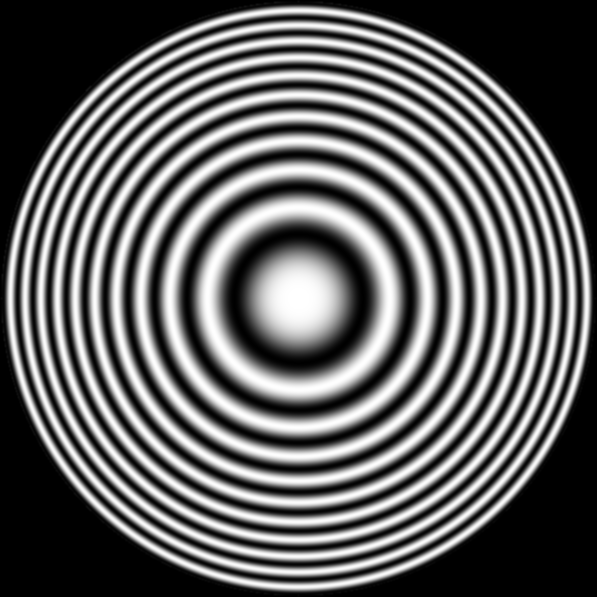
%> input picture zoneplate.tif, 597 x 597 px
$ octave Untitsddsled.m   (GNU Octave 9; MATLAB toolbox functions it lacks are replaced by stand-ins)
%> lines starting %> are read from the running program, lines starting %| are printed output that depends on the picture
%% 1
zplate=imread('zoneplate.tif');
%> zplate is the input picture: size 597x597 uint8; min 0, max 255, mean 98.1
figure(1)
imshow(zplate)
figure(2)
imhist(zplate)
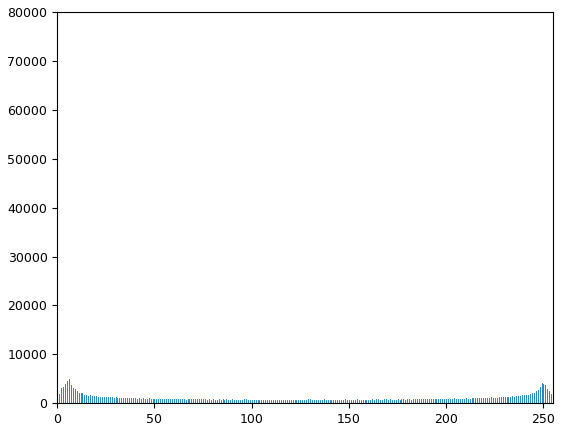
%> figure redrawn from the program's plot data; highest point at x = 0, y = 77410
%% 2
Max_zplate=max(max(zplate)) % maxmium of the rows and columns of the image.
%> Max_zplate = 255
Min_zplate=min(min(zplate)) % minium of the rows and columns of the image
%> Min_zplate = 0
range_zplate=Max_zplate - Min_zplate % range of value present in the image
%> range_zplate = 255
%% 3 Image invert
% method 1
zplate_inv=(Max_zplate-zplate);
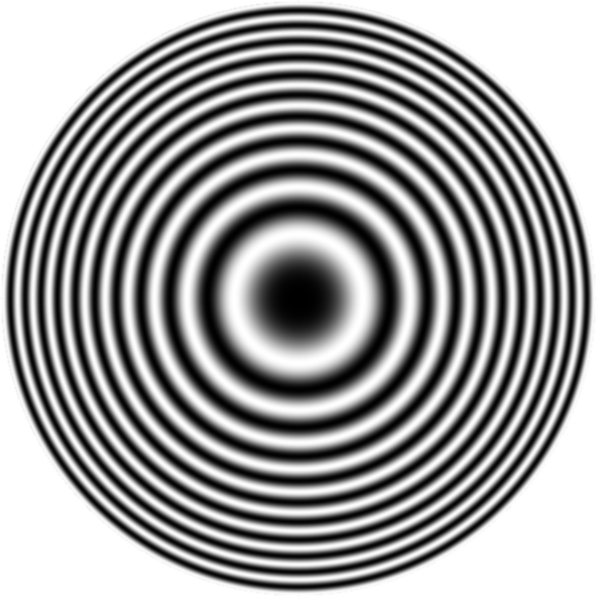
%> zplate_inv: size 597x597 uint8; min 0, max 255, mean 156.9
figure(3)
subplot(2,1,1)
imshow(zplate_inv)
subplot(2,1,2)
imhist(zplate_inv)
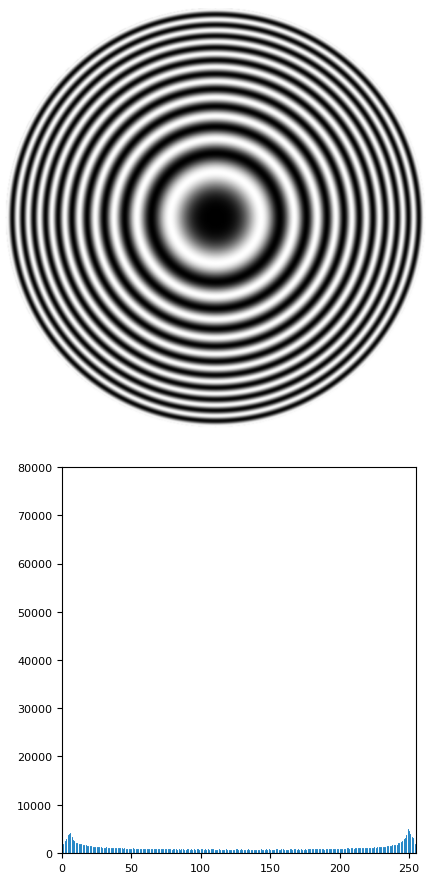
%> figure redrawn from the program's plot data, 2 panels
% method 2
X2 = imcomplement(zplate);
figure(4)
subplot(2,1,1)
imshow(X2)
figure
imhist(X2)
%> figure, not shown here; highest point at x = 255, y = 77410

$ run again, with checkerboard1024-shaded.tif copied over zoneplate.tif
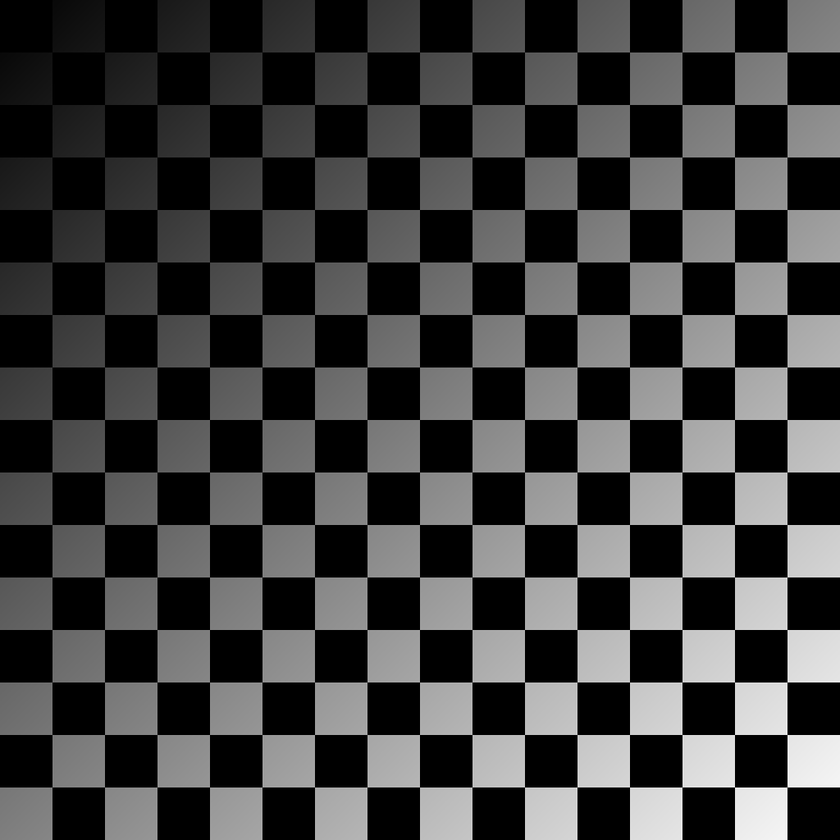
%> input picture checkerboard1024-shaded.tif, 840 x 840 px, shrunk from 1024 x 1024 before the run
%> zplate is the input picture: size 840x840 uint8; min 0, max 255, mean 63.4
%> `imhist(zplate)`:
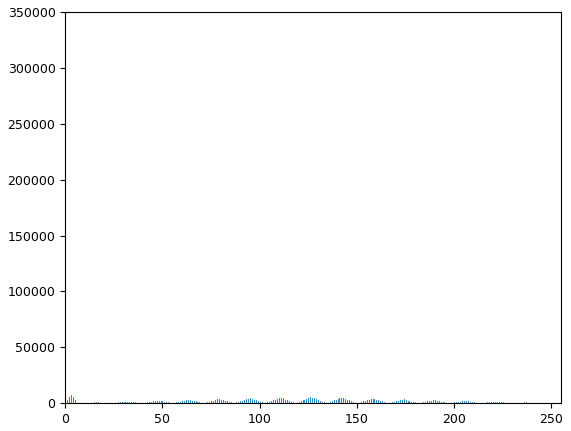
%> figure redrawn from the program's plot data; highest point at x = 0, y = 322069
%> Max_zplate = 255
%> Min_zplate = 0
%> range_zplate = 255
%> `imhist(zplate_inv)`:
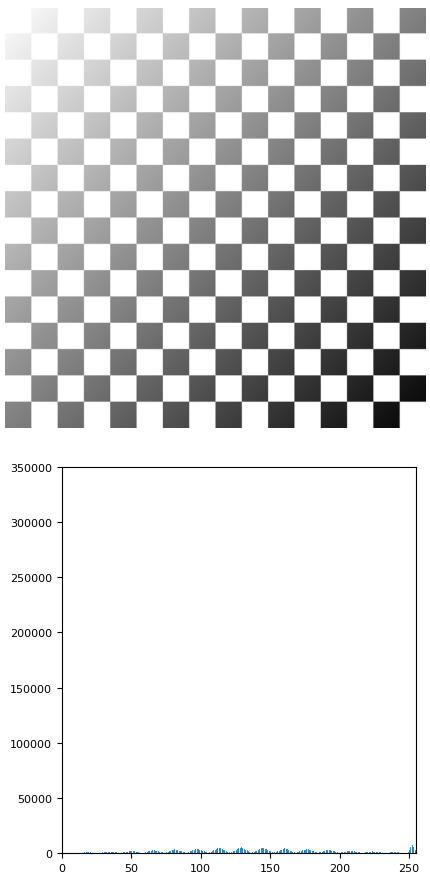
%> figure redrawn from the program's plot data, 2 panels
